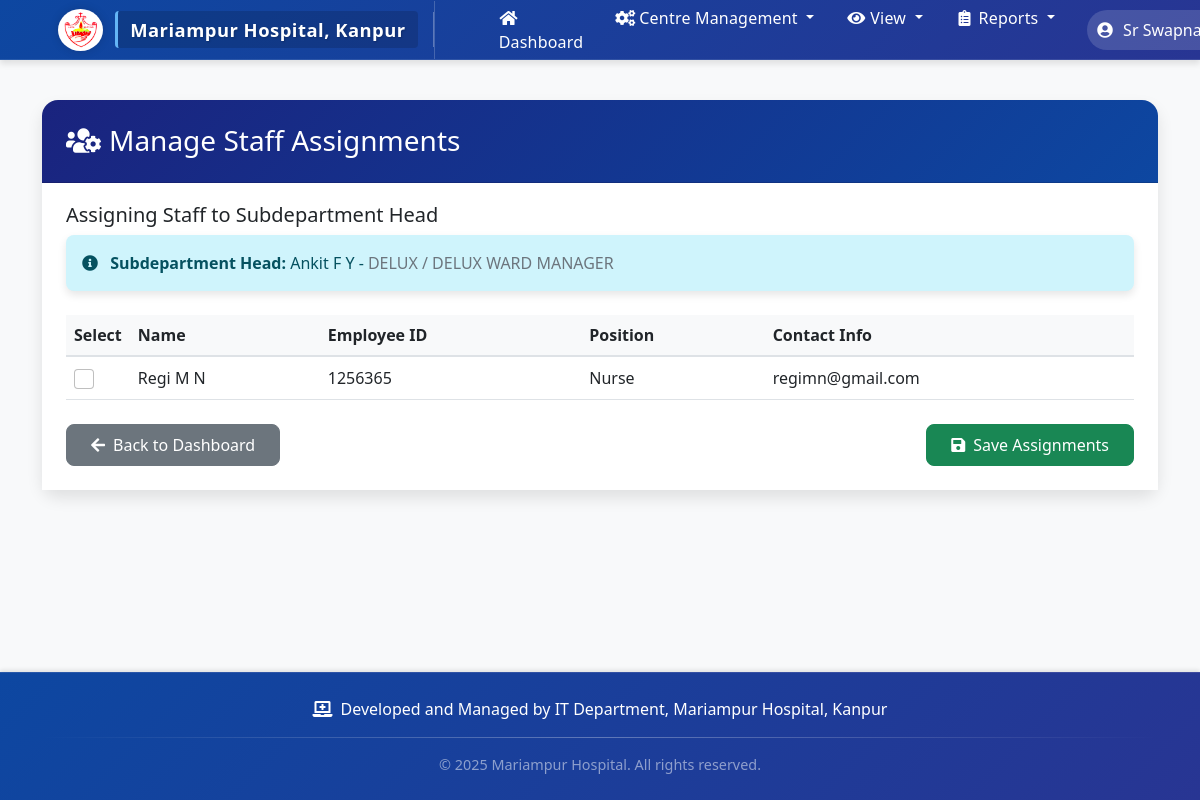
/manage-subdepartment-staff/7/ (signed in), run on the app's committed database.
### staff_monitor/models.py (models this page shows, shortened)
class DepartmentHead(models.Model):
    user = models.OneToOneField(User, on_delete=models.CASCADE)
    department = models.ForeignKey(Department, on_delete=models.PROTECT)
    subdepartment = models.ForeignKey(SubDepartment, on_delete=models.PROTECT, null=True, blank=True)
    designation = models.CharField(max_length=100, default="Department Head")
    contact_number = models.CharField(max_length=15)
    joining_date = models.DateField(null=True, blank=True)
    appointment_date = models.DateField(null=True, blank=True)
    managed_staff = models.ManyToManyField('Staff', related_name='supervisors', blank=True)
    is_hr_head = models.BooleanField(default=False)

class Department(models.Model):
    name = models.CharField(max_length=100, unique=True)
    created_at = models.DateTimeField(auto_now_add=True)
    class Meta:
        ordering = ['name']

class SubDepartment(models.Model):
    name = models.CharField(max_length=100)
    department = models.ForeignKey(Department, related_name='subdepartments', on_delete=models.CASCADE)
    created_at = models.DateTimeField(auto_now_add=True)
    class Meta:
        ordering = ['name']
        unique_together = ['name', 'department']  # Prevent duplicate subdepartment names within a department

class Staff(models.Model):
    user = models.OneToOneField(User, on_delete=models.CASCADE)
    employee_id = models.CharField(max_length=20, unique=True)
    department = models.ForeignKey(Department, on_delete=models.PROTECT)
    subdepartment = models.ForeignKey(SubDepartment, on_delete=models.PROTECT, null=True, blank=True)
    position = models.CharField(max_length=100)
    joining_date = models.DateField()
    appointment_date = models.DateField(null=True, blank=True)

### staff_monitor/views.py (the view, shortened to what this page needs)
# urls.py: path('manage-subdepartment-staff/<int:subdepartment_head_id>/', views.manage_subdepartment_staff, name='manage_subdepartment_staff'),
@login_required
def manage_subdepartment_staff(request, subdepartment_head_id):
    subdepartment_head = get_object_or_404(DepartmentHead, id=subdepartment_head_id)
    all_department_staff = Staff.objects.filter(
        department=subdepartment_head.department,
        subdepartment=subdepartment_head.subdepartment
    )
    assigned_staff = subdepartment_head.managed_staff.all()
    return render(request, 'staff_monitor/manage_subdepartment_staff.html', {
        'subdepartment_head': subdepartment_head,
        'all_staff': all_department_staff,
        'assigned_staff': assigned_staff
    })

### staff_monitor/templates/staff_monitor/manage_subdepartment_staff.html (shortened to what this page needs)
{% extends 'staff_monitor/base.html' %}
{% block content %}
<div class="card">
    <div class="card-header bg-primary text-white">
        <h3 class="mb-0">
            <i class="fas fa-users-cog me-2"></i>Manage Staff Assignments
        </h3>
    </div>
    <div class="card-body">
        <div class="mb-4">
            <h5 class="card-subtitle mb-2">Assigning Staff to Subdepartment Head</h5>
            <div class="alert alert-info">
                <i class="fas fa-info-circle me-2"></i>
                <strong>Subdepartment Head:</strong> {{ subdepartment_head.user.get_full_name }} -
                <span class="text-secondary">{{ subdepartment_head.department.name }} /
                {% if subdepartment_head.subdepartment %}
                    {{ subdepartment_head.subdepartment.name }}
                {% else %}
                    N/A
                {% endif %}
                </span>
            </div>
        </div>
        <form method="post" class="needs-validation" novalidate>
            <div class="table-responsive">
                <table class="table table-hover">
                    <thead class="table-light">
                        <tr>
                            <th width="5%">Select</th>
                            <th>Name</th>
                            <th>Employee ID</th>
                            <th>Position</th>
                            <th>Contact Info</th>
                        </tr>
                    </thead>
                    <tbody>
                        {% for staff in all_staff %}
                        <tr>
                            <td>
                                <div class="form-check">
                                    <input class="form-check-input" type="checkbox"
                                           name="staff_assignments"
                                           value="{{ staff.id }}"
                                           id="staff-{{ staff.id }}"
                                           {% if staff in assigned_staff %}checked{% endif %}>
                                </div>
                            </td>
                            <td>{{ staff.user.get_full_name }}</td>
                            <td>{{ staff.employee_id }}</td>
                            <td>{{ staff.position }}</td>
                            <td>{{ staff.user.email }}</td>
                        </tr>
                        {% empty %}
                        <tr>
                            <td colspan="5" class="text-center py-4">
                                <i class="fas fa-users text-muted me-2"></i>No staff members available for assignment
                            </td>
                        </tr>
                        {% endfor %}
                    </tbody>
                </table>
            </div>
            <div class="d-flex justify-content-between mt-4">
                <a href="{% url 'dashboard' %}" class="btn btn-secondary">
                    <i class="fas fa-arrow-left me-2"></i>Back to Dashboard
                </a>
                <div>
                    <button type="submit" class="btn btn-success">
                        <i class="fas fa-save me-2"></i>Save Assignments
                    </button>
                </div>
            </div>
        </form>
    </div>
</div>
{% endblock %}

### staff_monitor/templates/staff_monitor/base.html (shortened to what this page needs)
{% load static %}
<!DOCTYPE html>
<html lang="en">
<head>
    <link href="https://cdn.jsdelivr.net/npm/bootstrap@5.1.3/dist/css/bootstrap.min.css" rel="stylesheet">
    <link href="https://cdnjs.cloudflare.com/ajax/libs/font-awesome/5.15.4/css/all.min.css" rel="stylesheet">
    <link href="https://cdn.jsdelivr.net/npm/sweetalert2@11.7.32/dist/sweetalert2.min.css" rel="stylesheet">
</head>
<body>
    <nav class="navbar navbar-expand-lg navbar-dark">
        <div class="container">
            <a class="navbar-brand" href="{% url 'dashboard' %}">
                <img src="{% static 'images/hospital-logo.png' %}" alt="Hospital Logo">
                <span class="hospital-name">Mariampur Hospital, Kanpur</span>
            </a>
            {% if request.path != '/login/' %}
            {% if user.is_authenticated %}
            <div class="collapse navbar-collapse" id="navbarNav">
                <ul class="navbar-nav me-auto">
                    <li class="nav-item">
                        <a class="nav-link nav-btn" href="{% url 'dashboard' %}">
                            <i class="fas fa-home me-1"></i>Dashboard
                        </a>
                    </li>
                {% if user.is_staff %}
                    <li class="nav-item dropdown">
                        <a class="nav-link dropdown-toggle nav-btn" href="#" id="centerManagementDropdown" role="button" data-bs-toggle="dropdown" aria-expanded="false">
                            <i class="fas fa-cogs me-1"></i>Centre Management
                        </a>
                    </li>
                    <li class="nav-item dropdown">
                        <a class="nav-link dropdown-toggle nav-btn" href="#" id="viewDropdown" role="button" data-bs-toggle="dropdown" aria-expanded="false">
                            <i class="fas fa-eye me-1"></i>View
                        </a>
                    </li>
                    <li class="nav-item dropdown">
                        <a class="nav-link dropdown-toggle nav-btn" href="#" id="reportsDropdown" role="button" data-bs-toggle="dropdown" aria-expanded="false">
                            <i class="fas fa-clipboard-list me-1"></i>Reports
                        </a>
                    </li>
                {% endif %}
                </ul>
                <ul class="navbar-nav ms-auto">
                    <li class="nav-item dropdown">
                        <a class="nav-link dropdown-toggle user-dropdown-btn" href="#" id="userDropdown" role="button" data-bs-toggle="dropdown" aria-expanded="false">
                            <i class="fas fa-user-circle me-1"></i>
                            {{ user.get_full_name|default:user.username }}
                        </a>
                    </li>
                </ul>
            </div>
            {% endif %}
            {% endif %}
        </div>
    </nav>
    <div class="content-wrapper">
    <div class="container mt-4">
        {% block content %}
        {% endblock %}
    </div>
    </div>
    <footer class="footer">
        <div class="container">
            <div class="footer-content">
                <i class="fas fa-laptop-medical"></i>
                <span>Developed and Managed by IT Department, Mariampur Hospital, Kanpur</span>
            </div>
            <div class="footer-divider"></div>
            <div class="text-center text-white-50" style="font-size: 0.9rem;">
                <span>&copy; {% now "Y" %} Mariampur Hospital. All rights reserved.</span>
            </div>
        </div>
    </footer>
</body>
</html>

### staff_monitor/templates/staff_monitor/base.html (style rules this page uses)
:root { --primary-color: #0d6efd; --secondary-color: #6c757d; --success-color: #198754; --info-color: #0dcaf0; --warning-color: #ffc107; --danger-color: #dc3545; --light-color: #f8f9fa; --dark-color: #212529; --navbar-height: 60px; --footer-height: 100px; }
body { display: flex; flex-direction: column; min-height: 100vh; background-color: #f8f9fa; font-family: 'Segoe UI', Tahoma, Geneva, Verdana, sans-serif; }
.content-wrapper { flex: 1 0 auto; padding-top: 1rem; padding-bottom: 2rem; }
.navbar { height: var(--navbar-height); box-shadow: 0 4px 6px rgba(0,0,0,0.1); background: linear-gradient(135deg, #0d47a1 0%, #283593 100%) !important; padding: 0.5rem 1rem; border-bottom: 1px solid rgba(255, 255, 255, 0.1); }
.navbar-brand { font-weight: 700; font-size: 1.35rem; display: flex; align-items: center; gap: 0.75rem; margin-right: 2rem; padding: 0.5rem 1rem; border-right: 1px solid rgba(255, 255, 255, 0.2); position: relative; }
.navbar-brand:after { content: ''; position: absolute; right: 0; top: 20%; height: 60%; width: 1px; background: rgba(255, 255, 255, 0.3); }
.navbar-brand img { height: 42px; width: auto; border-radius: 50%; background-color: white; padding: 3px; box-shadow: 0 0 10px rgba(0, 0, 0, 0.15); }
.navbar-brand .hospital-name { color: #fff; font-size: 1.15rem; text-shadow: 1px 1px 2px rgba(0, 0, 0, 0.2); letter-spacing: 0.5px; background-color: rgba(0, 0, 0, 0.15); padding: 0.3rem 0.75rem; border-radius: 4px; font-weight: 600; border-left: 3px solid #64b5f6; }
.nav-link { position: relative; padding: 0.75rem 1rem; transition: all 0.3s ease; color: #fff !important; font-weight: 500; margin: 0 0.25rem; }
.nav-link i { margin-right: 0.5rem; width: 20px; text-align: center; }
.footer { flex-shrink: 0; background: linear-gradient(135deg, #0d47a1 0%, #283593 100%); color: #ffffff; padding: 1.5rem 0; margin-top: 2rem; box-shadow: 0 -2px 4px rgba(0,0,0,0.1); border-top: 1px solid rgba(255, 255, 255, 0.1); }
.footer-content { display: flex; align-items: center; justify-content: center; gap: 0.5rem; margin-bottom: 1rem; }
.footer-divider { width: 100%; height: 1px; background: linear-gradient(to right, transparent, rgba(255,255,255,0.3), transparent); margin: 1rem 0; }
.card { border: none; border-radius: 1rem; box-shadow: 0 0.5rem 1rem rgba(0,0,0,0.1); background-color: #fff; margin-bottom: 1.5rem; }
.card-header { background: linear-gradient(135deg, #0d47a1 0%, #283593 100%); color: white; border-top-left-radius: 1rem !important; border-top-right-radius: 1rem !important; padding: 1rem 1.5rem; font-weight: 600; }
.card-body { background-color: #fff; padding: 1.5rem; }
.btn { border-radius: 0.5rem; padding: 0.5rem 1rem; font-weight: 500; transition: all 0.3s ease; }
.alert { border: none; border-radius: 0.5rem; box-shadow: 0 0.25rem 0.5rem rgba(0,0,0,0.1); }
.table { margin-bottom: 0; background-color: #fff; }
.table thead th { background-color: #f8f9fa; border-bottom: 2px solid #dee2e6; font-weight: 600; color: #212529; }
.table tbody td { vertical-align: middle; color: #212529; }
.navbar-nav.me-auto { margin-left: 1rem; position: relative; }
.nav-btn { padding: 0.6rem 1rem; margin: 0 0.5rem; border-radius: 5px; font-weight: 500; transition: all 0.2s ease; color: rgba(255, 255, 255, 0.85); position: relative; letter-spacing: 0.2px; }
.user-dropdown-btn { background-color: rgba(255, 255, 255, 0.15); border-radius: 30px; padding: 0.5rem 1.25rem; margin-left: 1rem; font-weight: 500; transition: all 0.2s ease; color: #ffffff; }

### staff_monitor/templates/staff_monitor/manage_subdepartment_staff.html (style rules this page uses)
.card { border: none; border-radius: 1rem; box-shadow: 0 0.5rem 1rem rgba(0,0,0,0.1); background-color: #fff; margin-bottom: 1.5rem; }
.card-header { background: linear-gradient(135deg, #1a237e 0%, #0d47a1 100%); color: white; border-top-left-radius: 1rem !important; border-top-right-radius: 1rem !important; padding: 1.5rem; }
.form-check-input { width: 1.25rem; height: 1.25rem; cursor: pointer; }
.table tbody td { vertical-align: middle; }
.btn { padding: 0.5rem 1.5rem; font-weight: 500; }

### data on the page
DepartmentHead: user.get_full_name "Ankit F Y", department.name "DELUX", subdepartment.name "DELUX WARD MANAGER"
Staff: user.get_full_name "Regi M N", employee_id "1256365", position "Nurse", user.email "regimn@gmail.com"

### other printed values
{{ user.get_full_name|default:user.username }} "Sr…"
